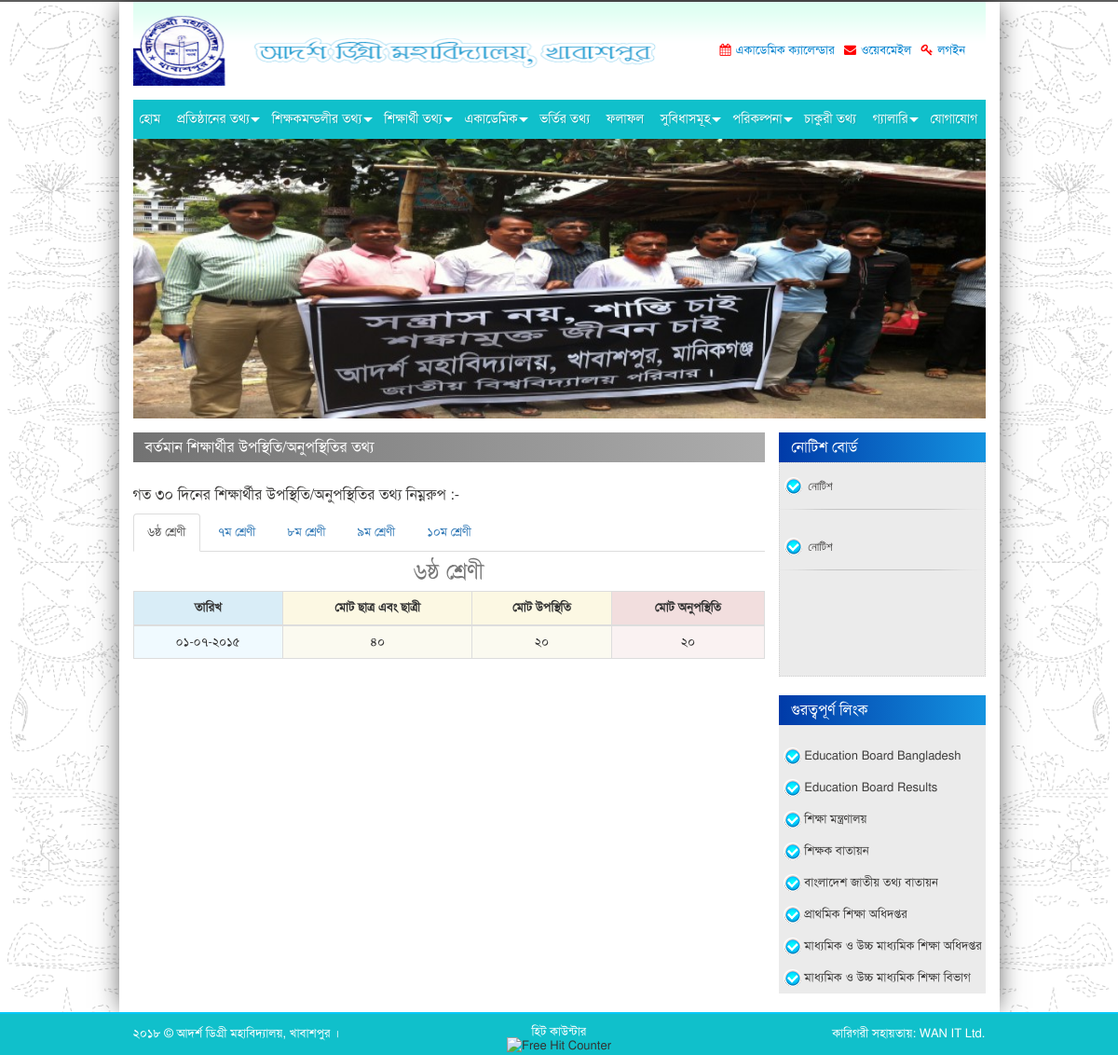
Screenshot of /page/content/student-attendance with the database file from the repository.
### tables this page shows
CREATE TABLE `tbl_contact` (
  `id` tinyint(1) NOT NULL COMMENT 'PK',
  `school_name` varchar(255) NOT NULL,
  `email` varchar(255) NOT NULL,
  `address` text NOT NULL,
  `google_map` text NOT NULL,
  `logo` varchar(255) NOT NULL
);

CREATE TABLE `tbl_documents` (
  `id` int(10) NOT NULL COMMENT 'PK',
  `slug` varchar(255) NOT NULL,
  `title` varchar(255) NOT NULL,
  `file_name` varchar(255) NOT NULL
);

CREATE TABLE `tbl_static_page` (
  `id` int(10) NOT NULL COMMENT 'PK',
  `slug` varchar(255) NOT NULL,
  `title` varchar(255) NOT NULL,
  `details` text NOT NULL,
  `file_name` varchar(255) NOT NULL
);

CREATE TABLE `tbl_banners` (
  `id` int(10) NOT NULL COMMENT 'PK',
  `page` varchar(255) NOT NULL,
  `file_name` varchar(255) NOT NULL
);

CREATE TABLE `tbl_classes` (
  `id` int(10) NOT NULL COMMENT 'PK',
  `class_name` varchar(255) NOT NULL
);

CREATE TABLE `tbl_student_attendance` (
  `id` int(10) NOT NULL COMMENT 'PK',
  `date` date NOT NULL,
  `class_id` tinyint(4) NOT NULL,
  `total_student` int(5) NOT NULL,
  `total_presence` int(5) NOT NULL
);

CREATE TABLE `tbl_notice` (
  `id` int(10) NOT NULL COMMENT 'PK',
  `published` datetime NOT NULL,
  `title` varchar(255) NOT NULL,
  `details` text NOT NULL,
  `file_name` varchar(255) NOT NULL
);

### application/controllers/Page.php (called while the page is built, shortened)
<?php if (!defined('BASEPATH')) 	exit('Hacking Attempt: Get out of the system ..!');
class Page extends CI_Controller {
	public function content($page = NULL) {
		$this->load->view('header');
		$this->load->view($page);
		$this->load->view('footer');
	}
}

### index.php (called while the page is built, shortened)
<?php
require_once BASEPATH.'core/CodeIgniter.php';

### application/models/Contact_model.php (called while the page is built, shortened)
<?php if (!defined('BASEPATH')) 	exit('Hacking Attempt : Get Out of the system ..!');
class Contact_model extends CI_Model {
	var $table = 'contact';
	public function index() {
		$query = $this->db->get_where($this->table);
		return $query->row();
	}
}

### application/models/Documents_model.php (called while the page is built, shortened)
<?php if (!defined('BASEPATH')) 	exit('Hacking Attempt : Get Out of the system ..!');
class Documents_model extends CI_Model {
	var $table = 'documents';
	public function document_list () {
		$this->db->select('*');
		$this->db->from($this->table);
		$this->db->order_by('id', 'ASC');
		return $this->db->get()->result();
	}
}

### application/models/Static_page_model.php (called while the page is built, shortened)
<?php if (!defined('BASEPATH')) 	exit('Hacking Attempt : Get Out of the system ..!');
class Static_page_model extends CI_Model {
	var $table = 'static_page';
	public function page_list () {
		$this->db->select('*');
		$this->db->from($this->table);
		$this->db->order_by('id', 'ASC');
		return $this->db->get()->result();
	}
}

### application/models/Banners_model.php (called while the page is built, shortened)
<?php if (!defined('BASEPATH')) 	exit('Hacking Attempt : Get Out of the system ..!');
class Banners_model extends CI_Model {
	var $table = 'banners';
	public function banner_by_page ($page=NULL) {
		$this->db->select('*');
		$this->db->from($this->table);
		$this->db->where('page', $page);
		$this->db->order_by('id', 'RANDOM');
		$this->db->limit(1);
		return $this->db->get()->row();
	}
}

### application/models/Student_attendance_model.php (called while the page is built, shortened)
<?php if (!defined('BASEPATH')) 	exit('Hacking Attempt : Get Out of the system ..!');
class Student_attendance_model extends CI_Model {
	var $table = 'student_attendance';
	public function attendance_by_class ($class_id=NULL) {
		$this->db->select('*');
		$this->db->from($this->table);
		$this->db->where('class_id', $class_id);
		$this->db->order_by('id', 'DESC');
		$this->db->limit(3);
		return $this->db->get()->result();
	}
	public function class_list () {
		$this->db->select('*');
		$this->db->from('classes');
		return $this->db->get()->result();
	}
}

### application/helpers/oyo_helper.php (called while the page is built, shortened)
<?php if (!defined('BASEPATH')) 	exit('Hacking Attempt: Get out of the system ..!');
function eng_to_bng($val) {
	$eng = array('0', '1', '2', '3', '4', '5', '6', '7', '8', '9');
	$bng = array('০', '১', '২', '৩', '৪', '৫', '৬', '৭', '৮', '৯');
	return str_ireplace($eng, $bng, $val);
}

### application/models/Notice_model.php (called while the page is built, shortened)
<?php if (!defined('BASEPATH')) 	exit('Hacking Attempt : Get Out of the system ..!');
class Notice_model extends CI_Model {
	var $table = 'notice';
	public function notice_list () {
		$this->db->select('*');
		$this->db->from($this->table);
		$this->db->order_by('id', 'DESC');
		return $this->db->get()->result();
	}
}

### application/views/student-attendance.php (the view, shortened to what this page needs)
<div class="col-lg-12 col-md-12 col-sm-12 col-xs-12">
	<div id="main-page">
		<div class="row">
			<div class="col-lg-9 col-md-9 col-sm-9 col-xs-12">
				<div class="main-section-leftside">
					<div class="row">
						<div class="col-lg-12 col-md-12 col-sm-12 col-xs-12">
							<div class="inner-page">
								<div class="content">
									<h3 class="head_black"> বর্তমান শিক্ষার্থীর উপস্থিতি/অনুপস্থিতির তথ্য </h3>
									<p style="font-size:16px;padding-top:25px;" class="paragraph"> গত ৩০ দিনের শিক্ষার্থীর উপস্থিতি/অনুপস্থিতির তথ্য নিম্নরুপ :- </p>
									<div class="table-responsive">
										<ul class="nav nav-tabs" role="tablist">
											<?php foreach ($this->student_attendance_model->class_list() as $key => $class_list)  { ?>
												<li role="presentation" class="<?php echo ($key==0)?"active":"";?>"><a href="#tab<?php echo $class_list->id;?>" aria-controls="tab<?php echo $class_list->id;?>" role="tab" data-toggle="tab"><?php echo $class_list->class_name; ?></a></li>
											<?php } ?>
										</ul>
										<div class="tab-content">
											<?php foreach ($this->student_attendance_model->class_list() as $key => $class_list)  { ?>
												<div role="tabpanel" class="tab-pane <?php echo ($key==0)?"active":"";?>" id="tab<?php echo $class_list->id?>">
													<table width="100%" style="font-size:13px;" class="table table-bordered">
														<caption><h3 align="center"><?php echo $class_list->class_name; ?></h3></caption>
														<thead>
															<tr style="text-align:center;">
																<th bgcolor="#d9edf7">তারিখ</th>
																<th bgcolor="#fcf8e3">মোট ছাত্র এবং ছাত্রী</th>
																<th bgcolor="#fcf8e3">মোট উপস্থিতি</th>
																<th bgcolor="#f2dede">মোট অনুপস্থিতি</th>
															</tr>
														</thead>
														<tbody
															<?php foreach ($this->student_attendance_model->attendance_by_class($class_list->id) as $row) { ?>
																<tr>
																	<td bgcolor="#f0faff"><?php echo eng_to_bng(date('d-m-Y', strtotime($row->date)))?></td>
																	<td bgcolor="#FBFAF0"><?php echo eng_to_bng($row->total_student)?></td>
																	<td bgcolor="#FBFAF0"><?php echo eng_to_bng($row->total_presence)?></td>
																	<td bgcolor="#faf2f2"><?php echo eng_to_bng($row->total_student - $row->total_presence)?></td>
																</tr>
															<?php } ?>
														</tbody>
													</table>
												</div>
											<?php } ?>
										</div>
									</div>
								</div>
							</div>
						</div>
					</div>
				</div>
			</div>
			<div class="col-lg-3 col-md-3 col-sm-3 col-xs-12 right-section-padding">
				<?php $this->load->view('sidebar'); ?>
			</div>
		</div>
	</div>
</div>
</div>
</div>
</div>

### application/views/header.php (shortened to what this page needs)
<?php
	$contact = $this->contact_model->index();
	$documents = $this->documents_model->document_list();
	$page_list = $this->static_page_model->page_list();
?>
<!DOCTYPE html>
<html lang="en">
<head>
	<link rel="stylesheet" type="text/css" href="<?php echo base_url().'assets/site/';?>css/bootstrap.min.css">
	<link rel="stylesheet" type="text/css" href="<?php echo base_url().'assets/site/';?>css/bootstrap-theme.min.css" />
	<link rel="stylesheet" type="text/css" href="<?php echo base_url().'assets/site/';?>css/fonts.css" />
	<link rel="stylesheet" type="text/css" href="<?php echo base_url().'assets/site/';?>css/client.css">
	<link rel="stylesheet" type="text/css" href="<?php echo base_url().'assets/site/';?>css/font-awesome.min.css">
	<link rel="stylesheet" type="text/css" href="<?php echo base_url().'assets/site/';?>css/addvertise_scroll.css" />
	<link rel="stylesheet" type="text/css" href="<?php echo base_url().'assets/site/';?>css/vticker.css" />
	<link rel="stylesheet" type="text/css" href="<?php echo base_url().'assets/site/';?>css/menu.css" />
	<link rel="stylesheet" href="https://cdnjs.cloudflare.com/ajax/libs/fancybox/2.1.5/jquery.fancybox.min.css" media="screen">
	<link rel="stylesheet" type="text/css" href="<?php echo base_url().'assets/site/';?>css/styles.css" />
</head>
<body>
<div class="container">
	<div class="row">
		<div id="body_wrapper">
			<div class="col-lg-12 col-md-12 col-sm-12 col-xs-12">
				<div id="header">
					<div class="header_inner">
						<div class="row">
							<div class="col-lg-8 col-md-8 col-sm-8 col-xs-12">
								<div class="logo">
									<a href="<?php echo base_url();?>"><img src="<?php echo base_url().'assets/filemanager/'.$contact->logo;?>"class="img-responsive" alt="<?php echo $contact->school_name;?>"> </a>
								</div>
							</div>
							<div class="col-lg-4 col-md-4 col-sm-4 col-xs-12">
								<div class="header-right">
									<ul>
										<li>
											<div class="calender">
												<?php foreach ($documents as $row) { if (in_array($row->id, array(1))) { ?>
													<a href="<?php echo base_url().'assets/filemanager/documents/'.$row->file_name;?>" target="_blank"><span><i class="fa fa-calendar" aria-hidden="true"></i></span><?php echo $row->title;?></a>
												<?php } } ?>
											</div>
										</li>
										<li>
											<div class="calender">
												<a href="<?php echo base_url().'webmail';?>" target="_blank"><span><i class="fa fa-envelope" aria-hidden="true"></i></span>ওয়েবমেইল</a>
											</div>
										</li>
										<li>
											<div class="calender">
												<a href="<?php echo base_url().'admin-panel';?>" target="_blank"><span><i class="fa fa-key" aria-hidden="true"></i></span>লগইন</a>
											</div>
										</li>
									</ul>
								</div>
							</div>
						</div>
					</div>
				</div>
			</div>
			<div class="col-lg-12 col-md-12 col-sm-12 col-xs-12">
				<div class="navigation">
					<div id='cssmenu'>
						<ul>
							<li><a href='<?php echo base_url();?>'><span>হোম</span></a></li>
							<li class='active has-sub'><a href='#'><span>  প্রতিষ্ঠানের তথ্য </span></a>
							</li>
							<li class='active has-sub'><a href='#'><span>  শিক্ষকমন্ডলীর তথ্য  </span></a>
							</li>
							<li class='active has-sub'><a href='#'><span>  শিক্ষার্থী তথ্য  </span></a>
							</li>
							<li class='active has-sub'><a href='#'><span>  একাডেমিক </span></a>
							</li>
							<?php foreach ($page_list as $row) { if (in_array($row->id, array(5))) { ?>
								<li><a href="<?php echo base_url()."page/single/".$row->slug;?>"><span><?php echo $row->title;?></span></a></li>
							<?php } } ?>
							<li><a href="<?php echo base_url().'page/content/results';?>"><span>ফলাফল </span></a></li>
							<li class='active has-sub'><a href='#'><span> সুবিধাসমূহ  </span></a>
							</li>
							<li class='active has-sub'><a href='#'><span> পরিকল্পনা  </span></a>
							</li>
							<?php foreach ($page_list as $row) { if (in_array($row->id, array(9))) { ?>
								<li><a href="<?php echo base_url()."page/single/".$row->slug;?>"><span><?php echo $row->title;?></span></a></li>
							<?php } } ?>
							<li class='active has-sub'><a href='#'><span> গ্যালারি </span></a>
							</li>
							<li class='last'><a href="<?php echo base_url().'page/content/contact';?>"><span>  যোগাযোগ </span></a></li>
						</ul>
					</div>
				</div>
			</div>
			<?php if($this->uri->segment(1)!=NULL) { ?>
				<div class="col-lg-12 col-md-12 col-sm-12 col-xs-12">
					<div id="banner_inner">
						<?php $banner = $this->banners_model->banner_by_page('অন্যান্য পেইজ'); ?>
						<img style="height:300px;width:100%" src="<?php echo base_url().'assets/filemanager/banners/'.$banner->file_name;?>" class="img-responsive" alt="Slider">
					</div>
				</div>
			<?php } ?>

### application/views/sidebar.php
<div class="main-section-rightside">
	<div class="notice-box">
		<h2 class="title-box">নোটিশ বোর্ড</h2>
		<div class="news_box">
			<div class="scroll-text" id="demo2">
				<ul>
					<?php foreach ($this->notice_model->notice_list() as $row) { ?>
						<li>
							<a href="<?php echo base_url().'page/notice/'.$row->id;?>">
								<div class="news_box_inner">
									<p class="news_box_p"><?php echo $row->title; ?></p>
								</div>
							</a>
						</li>
					<?php } ?>
				</ul>
			</div>
		</div>
	</div>
	<div class="notice-box">
		<h2 class="title-box">গুরত্বপূর্ণ লিংক</h2>
		<div class="drop-box">
			<div class="p_rgt_txt">
				<ul>
					<li><a target="_blank" href="http://www.educationboard.gov.bd/">Education Board Bangladesh</a></li>
					<li><a target="_blank" href="http://www.educationboardresults.gov.bd/">Education Board Results</a></li>
					<li><a target="_blank" href="http://www.moedu.gov.bd/">শিক্ষা মন্ত্রণালয়</a></li>
					<li><a target="_blank" href="https://www.teachers.gov.bd/"> শিক্ষক বাতায়ন</a></li>
					<li><a target="_blank" href="http://bangladesh.gov.bd/">বাংলাদেশ জাতীয় তথ্য বাতায়ন</a></li>
					<li><a target="_blank" href="http://www.dpe.gov.bd/">প্রাথমিক শিক্ষা অধিদপ্তর</a></li>
					<li><a target="_blank" href="http://www.dshe.gov.bd/"> মাধ্যমিক ও উচ্চ মাধ্যমিক শিক্ষা অধিদপ্তর</a></li>
					<li><a target="_blank" href="http://www.shed.gov.bd/"> মাধ্যমিক ও উচ্চ মাধ্যমিক শিক্ষা বিভাগ</a></li>
				</ul>
			</div>
		</div>
	</div>
</div>

### application/views/footer.php (shortened to what this page needs)
<?php $contact = $this->contact_model->index(); ?>
<div id="footer">
	<div class="container">
		<div class="row">
			<div class="col-lg-4 col-md-4 col-sm-4 col-xs-12">
				<div class="copy_right">
					<p class="copy_right_p">  <?php echo eng_to_bng(date('Y')). " &copy; ". $contact->school_name; ?>।</p>
				</div>
			</div>
			<div class="col-lg-4 col-md-4 col-sm-4 col-xs-12">
				<div class="hit_counter">
					<p class="paragraph_hit">হিট কাউন্টার</p>
					<div align="center" style="margin-top:-2px;">
						<img border="0" alt="Free Hit Counter" src="http://www.hit-counts.com/counter.php?t=MTM1ODUyOQ==">
					</div>
				</div>
			</div>
			<div class="col-lg-4 col-md-4 col-sm-4 col-xs-12">
				<div class="developed" style="float: right; width:100%;">
					<p class="copy_right_p"  style="float: right">কারিগরী সহায়তায়:<a href="http://wanitltd.com" target="_blank" > WAN IT Ltd.</a> </p>
				</div>
			</div>
		</div>
	</div>
</div>
</body>
</html>

### assets/site/css/addvertise_scroll.css (style rules this page uses)
.scroll-text { height: 545px; overflow: hidden; margin: 0 auto; border: 1px dotted #cfcfcf; padding: 0px; }
.scroll-text ul { width: 100%; margin: 0; padding:0; }
.scroll-text ul li { list-style:none; height:auto; padding-bottom:15px; }
.scroll-text ul li a { font-size:14px; font-family:Verdana, Geneva, sans-serif; color:#000; text-decoration:none; }

### assets/site/css/menu.css (style rules this page uses)
#cssmenu { position: relative; height: auto; width: auto; font-family: 'SolaimanLipiNormal'; }
#cssmenu ul { list-style: none; padding: 0; margin: 0; line-height: 1; }
#cssmenu > ul { position: relative; display: block; width: 100%; z-index: 500; }
#cssmenu:after, #cssmenu > ul:after { content: "."; display: block; clear: both; visibility: hidden; line-height: 0; height: 0; }
#cssmenu > ul > li { display: inline-block; position: relative; margin: 0; padding: 0; }
#cssmenu ul li a { display: block; font-family: 'SolaimanLipiNormal'; text-decoration: none; }
#cssmenu > ul > li > a { color: #fff; font-family: 'SolaimanLipiNormal'; font-size: 14px; font-weight: 500; padding: 14px 7px; font-weight: 500; text-transform: capitalize; transition: color 0.25s ease-out 0s; text-shadow: 1px 1px 1px rgba(0, 0, 0, 0.12); }
#cssmenu > ul > li.has-sub > a { padding-right: 13px; }
#cssmenu li.has-sub::after { display: block; content: ""; position: absolute; width: 0; height: 0; }
#cssmenu > ul > li.has-sub::after { right: 2px; top: 19px; border: 5px solid transparent; border-top-color: #fff; }

### application/views/student-attendance.php (style rules this page uses)
th, td { text-align: center; vertical-align: middle !important; }

### rows the page displays
tbl_contact: logo (picture), school_name "আদর্শ ডিগ্রী মহাবিদ্যালয়, খাবাশপুর"
tbl_documents: title "একাডেমিক ক্যালেন্ডার"
tbl_static_page: title "ভর্তির তথ্য"
tbl_static_page: title "চাকুরী তথ্য"
tbl_banners: file_name (picture)
tbl_classes: class_name "৬ষ্ঠ শ্রেণী"
tbl_classes: class_name "৭ম শ্রেণী"
tbl_classes: class_name "৮ম শ্রেণী"
tbl_classes: class_name "৯ম শ্রেণী"
tbl_classes: class_name "১০ম শ্রেণী"
tbl_student_attendance: date "০১-০৭-২০১৫", total_student "৪০", total_presence "২০", eng_to_bng($row->total_student - $row->total_presence) "২০"
tbl_notice: title "নোটিশ"
tbl_notice: title "নোটিশ"
